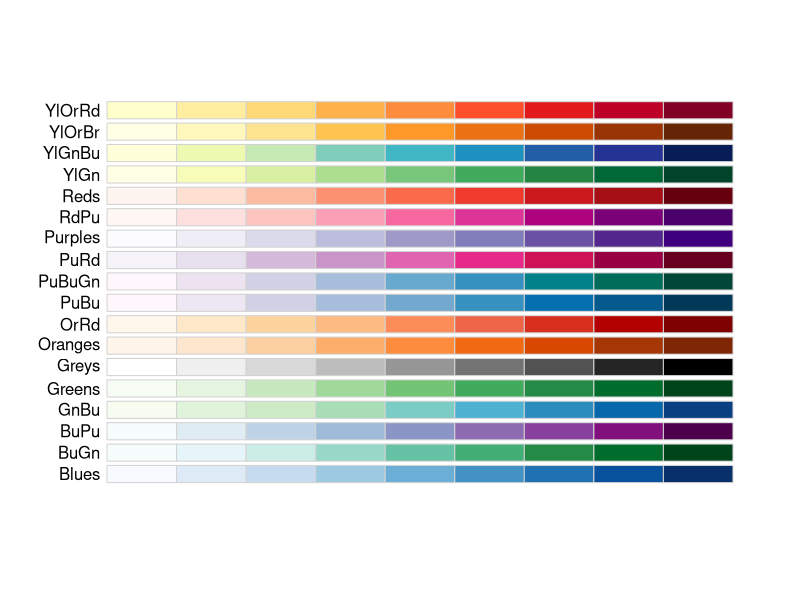
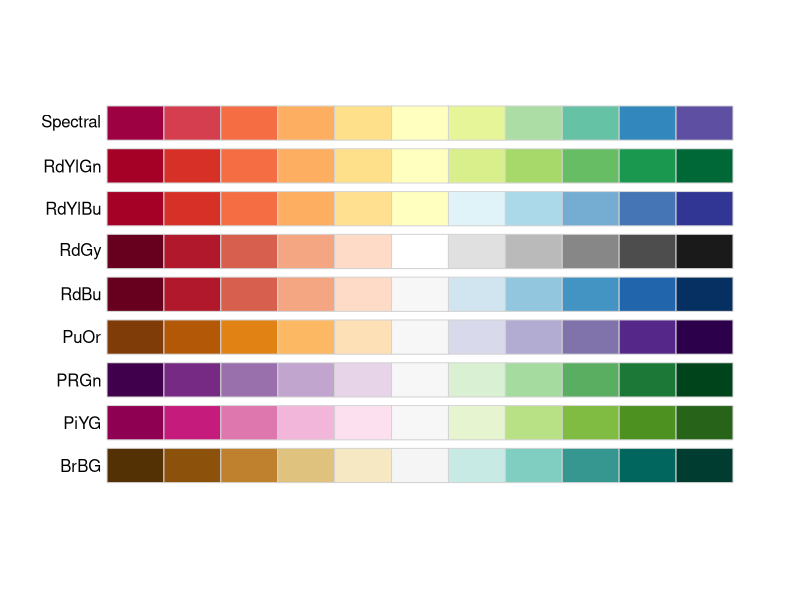
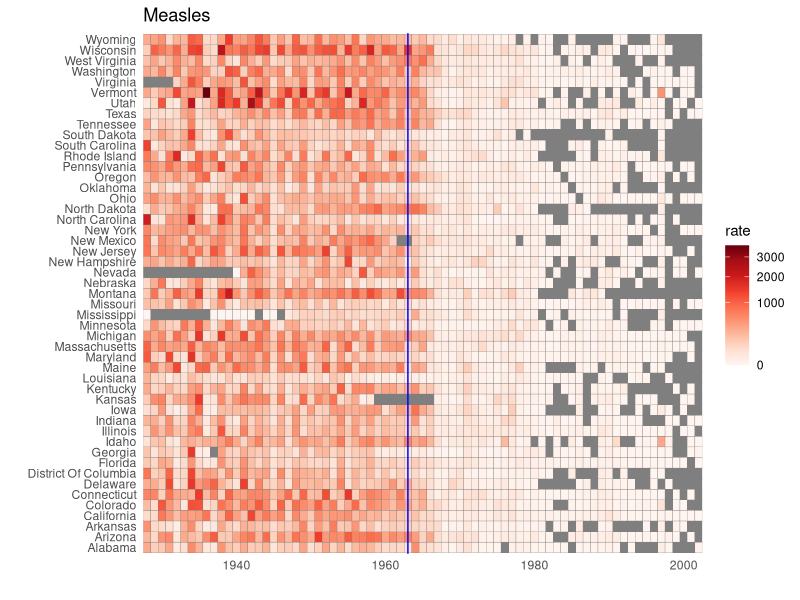

Reproduce these figures in R, in order.
## ---- chunk 1
library(tidyverse)
library(ggplot2)
library(dslabs)
data(us_contagious_diseases)
str(us_contagious_diseases)
## ---- chunk 2
the_disease <- "Measles"
dat <- us_contagious_diseases %>%
       filter(!state %in% c("Hawaii","Alaska") & disease == the_disease) %>%
       mutate(rate = (count / weeks_reporting) * 52 / (population / 100000)) 
## ---- chunk 3
library(RColorBrewer)
display.brewer.all(type = "seq")
## ---- chunk 4
library(RColorBrewer)
display.brewer.all(type="div")
## ---- chunk 5
dat %>% ggplot(aes(year, state,  fill = rate)) +
        geom_tile(color = "grey50") +
        scale_x_continuous(expand = c(0,0)) +
        scale_fill_gradientn(colors = brewer.pal(9, "Reds"), trans = "sqrt") +
        geom_vline(xintercept = 1963, col = "blue") +
        theme_minimal() +  theme(panel.grid = element_blank()) +
        ggtitle(the_disease) + 
        ylab("") + 
        xlab("")
